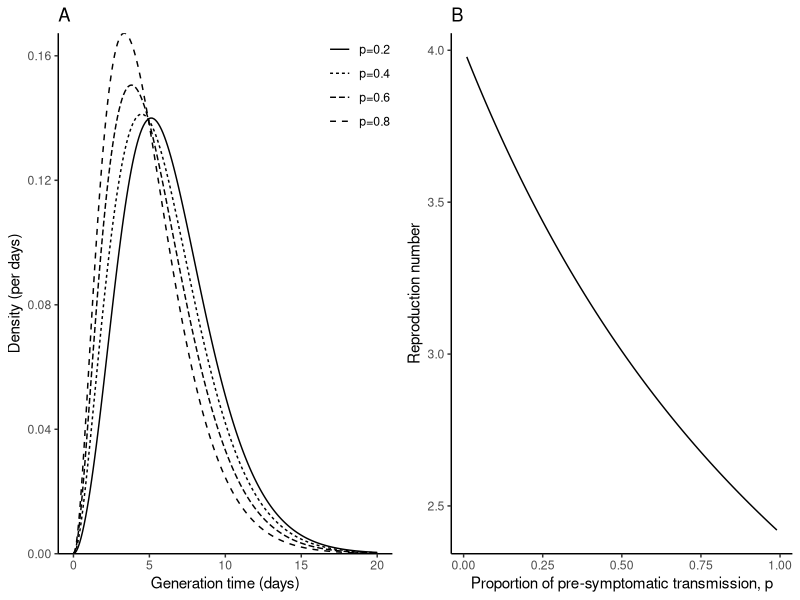

Reproduce this figure in R.
library(ggplot2); theme_set(theme_bw())
library(dplyr)
library(gridExtra)

## Next step: generalize. Calculate distributions by: convolving, cumulating and then differencing.

r <- log(2)/3

## Assume three equal lag kernels; we move from exposed to pre-symptomatic to symptomatic, p is relative contagiousness of pre-symptomatics
genfun <- function(x, p=0.3, duration=2.5) {
  p * (- pgamma(x, 4, rate=2/duration) + pgamma(x, 2, rate=2/duration))/duration +
    (1-p) * (- pgamma(x, 6, rate=2/duration) + pgamma(x, 4, rate=2/duration))/duration
}

pvec <- c(0.2, 0.4, 0.6, 0.8)
tvec <- seq(0, 20, by=0.1)

genexample <- lapply(pvec, function(p) {
  data.frame(
    time=tvec,
    genden=genfun(tvec, p),
    p=paste0("p=", p)
  )
}) %>%
  bind_rows

g1 <- ggplot(genexample) +
  geom_line(aes(time, genden, lty=p)) +
  scale_x_continuous("Generation time (days)") +
  scale_y_continuous("Density (per days)", expand=c(0, 0)) +
  ggtitle("A") +
  theme(
    legend.position=c(0.9, 0.9),
    legend.title=element_blank(),
    panel.grid = element_blank(),
    panel.border = element_blank(),
    axis.line = element_line()
  )

rRexample <- lapply(seq(0.01, 0.99, by=0.01), function(p) {
  R <- 1/integrate(function(x) {
    genfun(x, p) * exp(-r*x)
  }, 0, Inf)[[1]]
  
  data.frame(
    p=p, R=R
  )
}) %>%
  bind_rows

g2 <- ggplot(rRexample) +
  geom_line(aes(p, R)) +
  scale_x_continuous("Proportion of pre-symptomatic transmission, p") +
  scale_y_continuous("Reproduction number") +
  ggtitle("B") +
  theme(
    legend.title=element_blank(),
    panel.grid = element_blank(),
    panel.border = element_blank(),
    axis.line = element_line()
  )

gtot <- grid.arrange(g1, g2, nrow=1)

ggsave("coronaphase.pdf", gtot, width=8, height=4)
